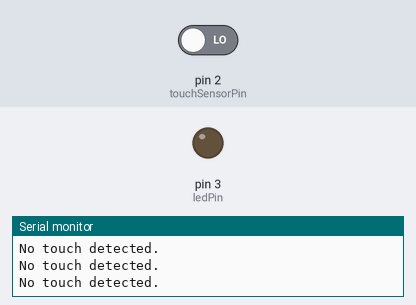
The sketch below on a simulated Arduino Uno, built with avr-gcc and run on an emulated ATmega328P. On the bench: output pins drawn as LEDs (lit = HIGH), the last lines printed to the serial monitor. The inputs (shaded band) are chosen by the test bench; at power-on: pin 2 (touchSensorPin) LOW.

Above: at 1.2 s.
1.3 s: pin 2 (touchSensorPin) driven HIGH
At 2.5 s:
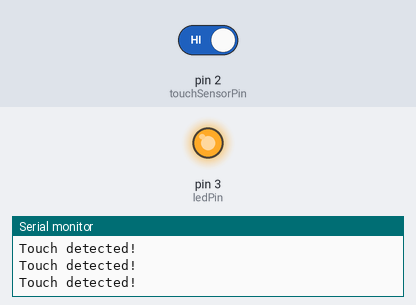
2.8 s: pin 2 (touchSensorPin) driven LOW
At 3.8 s:
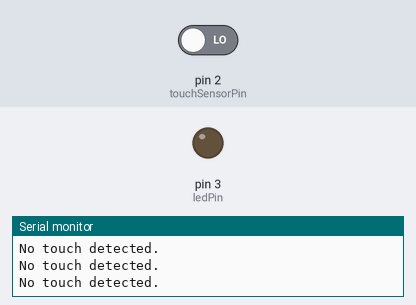
Timing chart, 0 to 5.8 s (numbered marks = the images above; inputs shaded):
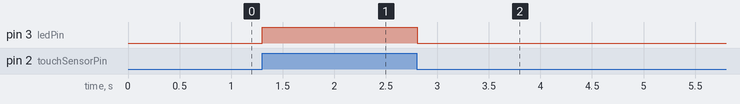

The sketch:

touchsensor.ino
```cpp
const int touchSensorPin = 2;
const int ledPin = 3;

void setup() {
  Serial.begin(9600);
  pinMode(touchSensorPin, INPUT);
  pinMode(ledPin, OUTPUT);
}

void loop() {
  int touchState = digitalRead(touchSensorPin);

  if (touchState == HIGH) {
    Serial.println("Touch detected!");
    digitalWrite(ledPin, HIGH);
  } else {
    Serial.println("No touch detected.");
    digitalWrite(ledPin, LOW);
  }
  delay(100);
}
```

Measured:
- after the input at 1.3 s, pin 3 (ledPin): LOW → HIGH at once
- after the input at 2.8 s, pin 3 (ledPin): HIGH → LOW at once
